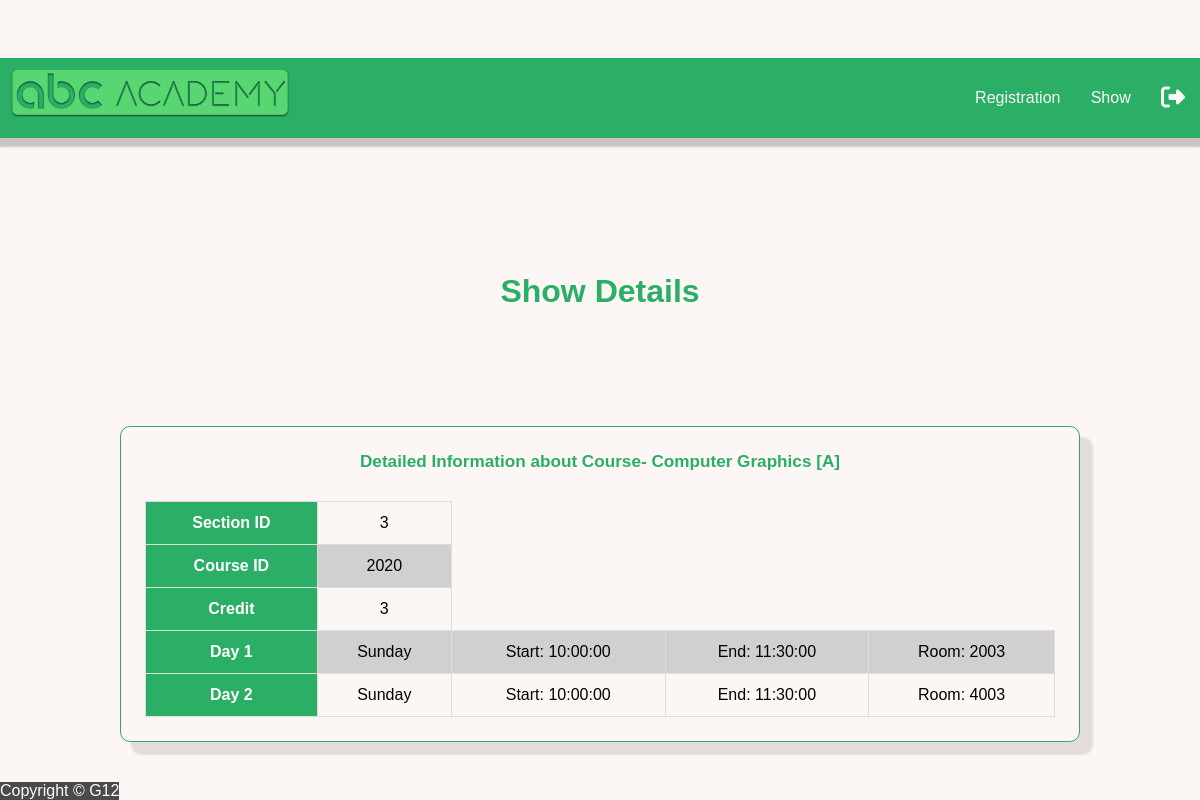
Screenshot of /showCourse.php?id=3 (signed in) with the database file from the repository.
### tables this page shows
CREATE TABLE `section` (
  `id` int(11) NOT NULL,
  `course_id` int(11) NOT NULL,
  `coursename` varchar(30) NOT NULL,
  `day1` varchar(10) NOT NULL,
  `starttime1` time DEFAULT NULL,
  `endtime1` time DEFAULT NULL,
  `day2` varchar(10) DEFAULT NULL,
  `starttime2` time DEFAULT NULL,
  `endtime2` time DEFAULT NULL,
  `credit` int(11) NOT NULL,
  `section` varchar(2) NOT NULL,
  `room1` int(11) DEFAULT NULL,
  `room2` int(11) DEFAULT NULL
);

### model.php (called while the page is built, shortened)
<?php
function showCourse($id){
    $conn = db_conn();
    $selectQuery = "SELECT * FROM `section` where id = ?";
    try {
        $stmt = $conn->prepare($selectQuery);
        $stmt->execute([$id]);
    } catch (PDOException $e) {
        echo $e->getMessage();
    }
    $row = $stmt->fetch(PDO::FETCH_ASSOC);
    return $row;
}

### controller/courseInfo.php (called while the page is built, shortened)
<?php
require_once 'model.php';
function fetchcourse($id){
	return showCourse($id);
}

### showCourse.php (the view, shortened to what this page needs)
<?php
require_once 'controller/courseInfo.php';
$course = fetchCourse($_GET['id']);
?>
<!DOCTYPE html>
<html>
<head>
	<link rel="stylesheet" type="text/css" href="css/style.css">
</head>
<body>
<?php include('header1.php');?>
<span class="textcenter textmain"><h1>Show Details</h1></span>
	<div class="textcenter">
	<div class="main_internaldiv textleft fontsize160">
		<span class="textcenter textmain"><h6>Detailed Information about Course- <?php echo $course['coursename'].' ['.$course['section'].']';  ?></h6></span><br>
		<table class="table shtable">
			<tbody>
				<tr>
					<th>Section ID</th>
				<td data-label="Section ID"><?php echo $course['id'] ?></td></tr>
				<tr>
					<th>Course ID</th>
				<td data-label="Course ID"><?php echo $course['course_id'] ?></td></tr>
				<tr>
					<th>Credit</th>
				<td data-label="Credit"><?php echo $course['credit'] ?></td></tr>
					<th>Day 1</th>
				<td data-label="Day 1"><?php echo $course['day1'] ?></td>
				<td data-label="Start Time (Day 1)">Start: <?php echo $course['starttime1'] ?></td>
				<td data-label="End Time (Day 1)">End: <?php echo $course['endtime1'] ?></td>
				<td data-label="Room (Day 1)">Room: <?php echo $course['room1'] ?></td>
				<tr>
					<th>Day 2</th>
				<td data-label="Day 2"><?php echo $course['day1'] ?></td>
				<td data-label="Start Time (Day 2)">Start: <?php echo $course['starttime2'] ?></td>
				<td data-label="End Time (Day 2)">End: <?php echo $course['endtime2'] ?></td>
				<td data-label="Room (Day 2)">Room: <?php echo $course['room2'] ?></td>
				</tr>
			</tbody>
		</table>
	</div>
</div>
<?php include('footer.php');?>
</body>
</html>

### css/style.css (style rules this page uses)
html { height: 100%; }
* { margin: 0; padding: 0; box-sizing: border-box; }
body { margin: 0; background-color: #FCF6F5FF; min-height: 100%; display: flex; justify-content: space-around; flex-direction: column; font-family: sans-serif; }
.table { width: 100%; border-collapse: collapse; }
.table td,.table th { padding:12px 15px; border:1px solid #ddd; text-align: center; font-size:16px; }
.table th { background-color: #2BAE66FF; color:#ffffff; }
.table tbody tr:nth-child(even) { background-color: #d0d0d0; }
.main_internaldiv { border: 1px solid #2BAE66FF; box-shadow: 12px 12px 2px 1px rgba(0, 0, 0, .1); padding: 2%; border-radius: 10px; display: inline-block; width: 80%; }
.textcenter { text-align: center; }
.textleft { text-align: left; }
.fontsize160 { font-size: 160% }
.textmain { color: #2BAE66FF; }

### rows the page displays
section: coursename "Computer Graphics", section "A", id "3", course "2020", credit "3", day1 "Sunday", starttime1 "10:00:00", endtime1 "11:30:00", room1 "2003", starttime2 "10:00:00", endtime2 "11:30:00", room2 "4003"
